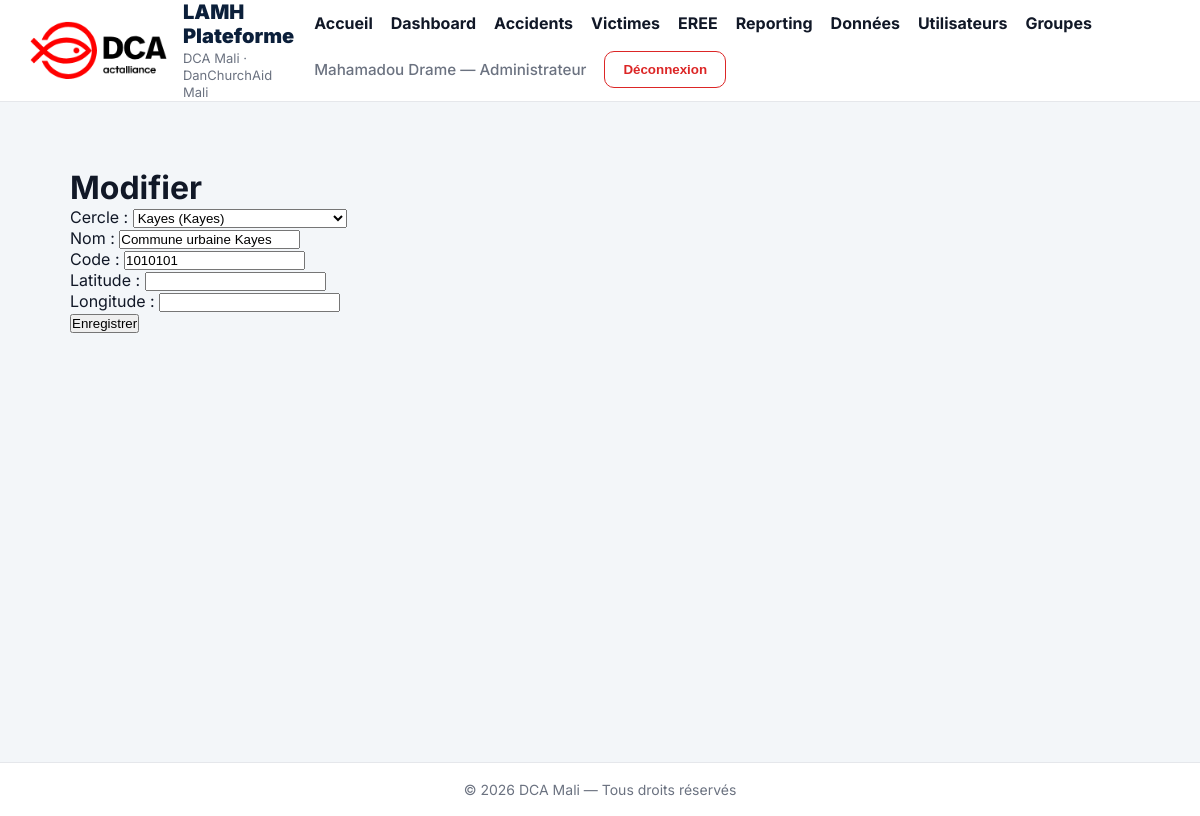
Page /data-management/communes/1/edit/ (signed in) on the committed database.
### apps/accounts/models.py (models this page shows, shortened)
class User(AbstractUser):
    ROLE_ADMIN = "ADMIN"
    ROLE_SUPERVISOR = "SUPERVISOR"
    ROLE_PROJECT_MANAGER = "PROJECT_MANAGER"
    ROLE_TECH_VALIDATOR = "TECH_VALIDATOR"
    ROLE_TECH_VERIFIER = "TECH_VERIFIER"
    ROLE_DATA_ENTRY = "DATA_ENTRY"
    ROLE_VIEWER = "VIEWER"
    ROLE_CHOICES = [
        (ROLE_ADMIN, "Administrateur"),
        (ROLE_SUPERVISOR, "Superviseur"),
        (ROLE_PROJECT_MANAGER, "Project Manager"),
        (ROLE_TECH_VALIDATOR, "Validateur technique"),
        (ROLE_TECH_VERIFIER,"Verification technique"),
        (ROLE_DATA_ENTRY, "Agent de saisie"),
        (ROLE_VIEWER, "Lecteur"),
    ]
    role = models.CharField(
        max_length=30,
        choices=ROLE_CHOICES,
        default=ROLE_VIEWER,
    )
    region = models.ForeignKey(
        "geo.Region",
        on_delete=models.SET_NULL,
        null=True,
        blank=True,
    )
    cercle = models.ForeignKey(
        "geo.Cercle",
        on_delete=models.SET_NULL,
        null=True,
        blank=True,
    )
    commune = models.ForeignKey(
        "geo.Commune",
        on_delete=models.SET_NULL,
        null=True,
        blank=True,
    )
    must_change_password = models.BooleanField(
        default=True,
        verbose_name="Doit changer le mot de passe"
    )
    temporary_password_created_at = models.DateTimeField(
        null=True,
        blank=True,
        verbose_name="Date création mot de passe temporaire"
    )
    last_password_change = models.DateTimeField(
        null=True,
        blank=True,
        verbose_name="Dernier changement mot de passe"
    )
    failed_login_attempts = models.PositiveIntegerField(
        default=0,
        verbose_name="Tentatives échouées"
    )
    account_locked_until = models.DateTimeField(
        null=True,
        blank=True,
        verbose_name="Compte verrouillé jusqu'à"
    )
    created_at = models.DateTimeField(
        auto_now_add=True
    )
    updated_at = models.DateTimeField(
        auto_now=True
    )

### apps/geo/models.py (models this page shows, shortened)
class Commune(models.Model):
    cercle = models.ForeignKey(
        Cercle,
        on_delete=models.CASCADE,
        related_name="communes",
        verbose_name="Cercle",
    )
    name = models.CharField("Nom", max_length=200)
    code = models.CharField("Code", max_length=20, unique=True)
    latitude = models.DecimalField(max_digits=10, decimal_places=7, null=True, blank=True)
    longitude = models.DecimalField(max_digits=10, decimal_places=7, null=True, blank=True)
    class Meta:
        ordering = ["name"]
        verbose_name = "Commune"
        verbose_name_plural = "Communes"
        unique_together = [("cercle", "name")]

class Cercle(models.Model):
    region = models.ForeignKey(
        Region,
        on_delete=models.CASCADE,
        related_name="cercles",
        verbose_name="Région",
    )
    name = models.CharField("Nom", max_length=150)
    code = models.CharField("Code", max_length=20, unique=True)
    latitude = models.DecimalField(max_digits=10, decimal_places=7, null=True, blank=True)
    longitude = models.DecimalField(max_digits=10, decimal_places=7, null=True, blank=True)
    class Meta:
        ordering = ["name"]
        verbose_name = "Cercle"
        verbose_name_plural = "Cercles"
        unique_together = [("region", "name")]
    def __str__(self):
        return f"{self.name} ({self.region.name})"

class Region(models.Model):
    name = models.CharField("Nom", max_length=150)
    code = models.CharField("Code", max_length=20, unique=True)
    latitude = models.DecimalField(max_digits=10, decimal_places=7, null=True, blank=True)
    longitude = models.DecimalField(max_digits=10, decimal_places=7, null=True, blank=True)
    class Meta:
        ordering = ["name"]
        verbose_name = "Région"
        verbose_name_plural = "Régions"

### apps/core/views.py (the view)
# urls.py: path("data-management/communes/<int:pk>/edit/", views.edit_commune, name="edit_commune"),
@login_required
def edit_commune(request, pk):
    commune = get_object_or_404(Commune, pk=pk)
    if request.method == "POST":
        form = CommuneForm(request.POST, instance=commune)
        if form.is_valid():
            form.save()
            return redirect("manage_communes")
    else:
        form = CommuneForm(instance=commune)
    return render(request, "core/edit_commune.html", {"form": form, "commune": commune})

### templates/core/edit_commune.html (shortened to what this page needs)
{% extends "base.html" %}
{% block content %}
<div style="padding:40px;max-width:900px;">
    <h1>Modifier</h1>
    <form method="post">
        {{ form.as_p }}
        <button type="submit">Enregistrer</button>
    </form>
</div>
{% endblock %}

### templates/base.html (shortened to what this page needs)
{% load static %}
<!DOCTYPE html>
<html lang="fr">
<head>
    <link rel="stylesheet" href="{% static 'css/app.css' %}">
</head>
<body>
<header class="topbar">
    <div class="container topbar-inner">
        <div class="brand">
            <img src="{% static 'img/dca_logo.png' %}"
                 alt="DCA Logo"
                 class="logo-navbar">
            <div class="brand-text">
                <div class="brand-title">
                    LAMH Plateforme
                </div>
                <div class="brand-subtitle">
                    DCA Mali · DanChurchAid Mali
                </div>
            </div>
        </div>
        <nav class="nav">
            <a href="{% url 'home' %}" class="nav-link">
                Accueil
            </a>
            <a href="{% url 'dashboard' %}" class="nav-link">
                Dashboard
            </a>
            {% if user.is_authenticated %}
                <a href="{% url 'accident_list' %}" class="nav-link">
                    Accidents
                </a>
                <a href="{% url 'victim_list' %}" class="nav-link">
                    Victimes
                </a>
                <a href="{% url 'eree_list' %}" class="nav-link">
                    EREE
                </a>
                <a href="{% url 'reporting:reporting_home' %}" class="nav-link">
                    Reporting
                </a>
                <a href="{% url 'data_management' %}" class="nav-link">Données</a>
                {% if user.role == "ADMIN" %}
                    <a href="{% url 'admin_users' %}" class="nav-link">
                        Utilisateurs
                    </a>
                    <a href="{% url 'admin_groups' %}" class="nav-link">
                        Groupes
                    </a>
                {% endif %}
                <span class="nav-user">
                    {{ user.get_full_name|default:user.username }}
                    {% if user.role %}
                        — {{ user.get_role_display|default:user.role }}
                    {% endif %}
                </span>
                <form method="post"
                      action="{% url 'logout' %}"
                      class="logout-form">
                    <button type="submit"
                            class="btn btn-outline-light">
                        Déconnexion
                    </button>
                </form>
            {% else %}
                <a href="{% url 'login' %}"
                   class="btn btn-light">
                    Connexion
                </a>
            {% endif %}
        </nav>
    </div>
</header>
<main class="page">
    <div class="container">
        {% block content %}
        {% endblock %}
    </div>
</main>
<footer class="footer">
    <div class="container footer-inner footer-center">
        © 2026 DCA Mali — Tous droits réservés
    </div>
</footer>
</body>
</html>

### static/css/app.css (style rules this page uses)
:root { --primary: #b32025; --primary-dark: #8f1a1f; --bg: #f4f6f8; --surface: #ffffff; --text: #1f2937; --muted: #6b7280; --border: #e5e7eb; --topbar: #ffffff; --topbar-border: #d9dee5; --shadow: 0 8px 24px rgba(15, 23, 42, 0.08); --radius: 14px; --container: 1180px; }
* { box-sizing: border-box; }
body { margin: 0; font-family: Arial, Helvetica, sans-serif; background: var(--bg); color: var(--text); }
a { text-decoration: none; }
.container { width: min(var(--container), calc(100% - 32px)); margin: 0 auto; }
.topbar { background: var(--topbar); border-bottom: 1px solid var(--topbar-border); position: sticky; top: 0; z-index: 1000; }
.topbar-inner { min-height: 76px; display: flex; align-items: center; justify-content: space-between; gap: 18px; }
.brand { display: flex; align-items: center; gap: 14px; }
.brand-title { font-size: 1.15rem; font-weight: 700; line-height: 1.2; }
.brand-subtitle { font-size: 0.9rem; color: var(--muted); margin-top: 2px; }
.nav { display: flex; align-items: center; gap: 14px; flex-wrap: wrap; }
.nav-link { color: var(--text); font-weight: 600; }
.nav-user { color: var(--muted); font-size: 0.95rem; }
.page { padding: 34px 0 50px; }
.btn { display: inline-flex; align-items: center; justify-content: center; border-radius: 10px; padding: 11px 18px; font-weight: 700; border: none; cursor: pointer; transition: 0.2s ease; }
.btn-outline-light { background: transparent; color: var(--primary); border: 1px solid var(--primary); }
.logout-form { display: inline; }
.footer { margin-top: 40px; background: #ffffff; border-top: 1px solid var(--border); padding: 18px 0; }
.footer-inner { display: flex; justify-content: space-between; gap: 20px; color: var(--muted); font-size: 0.92rem; }
.footer-center { justify-content: center; text-align: center; }
.logo-navbar { height:38px; width:auto; object-fit:contain; }
.brand { display:flex; align-items:center; gap:10px; }

### templates/base.html (style rules this page uses)
* { margin:0; padding:0; box-sizing:border-box; }
body { font-family:'Inter', sans-serif; background:#f3f6f9; color:#111827; }
a { text-decoration:none; }
.container { width:95%; max-width:1500px; margin:auto; }
.topbar { background:white; border-bottom:1px solid #e5e7eb; position:sticky; top:0; z-index:1000; }
.topbar-inner { display:flex; justify-content:space-between; align-items:center; min-height:86px; gap:20px; }
.brand { display:flex; align-items:center; gap:16px; }
.logo-navbar { height:58px; width:auto; }
.brand-title { font-size:20px; font-weight:900; color:#0b1f3a; }
.brand-subtitle { font-size:13px; color:#6b7280; line-height:1.3; }
.nav { display:flex; align-items:center; gap:18px; flex-wrap:wrap; }
.nav-link { font-weight:700; color:#111827; transition:0.2s; position:relative; }
.nav-user { color:#6b7280; font-weight:500; }
.btn { display:inline-flex; align-items:center; justify-content:center; padding:10px 18px; border-radius:10px; font-weight:700; border:none; cursor:pointer; transition:0.2s; }
.btn-outline-light { background:transparent; border:1px solid #dc2626; color:#dc2626; }
.page { min-height:calc(100vh - 170px); padding:26px 0; }
.footer { background:white; border-top:1px solid #e5e7eb; padding:18px 0; margin-top:30px; }
.footer-inner { color:#6b7280; font-size:14px; }
.footer-center { text-align:center; }

### rows in the picture
User: get_full_name "Mahamadou Drame", role "Administrateur"
Commune: cercle "Kayes (Kayes)", code "1010101"
Cercle: name "Commune urbaine Kayes"
